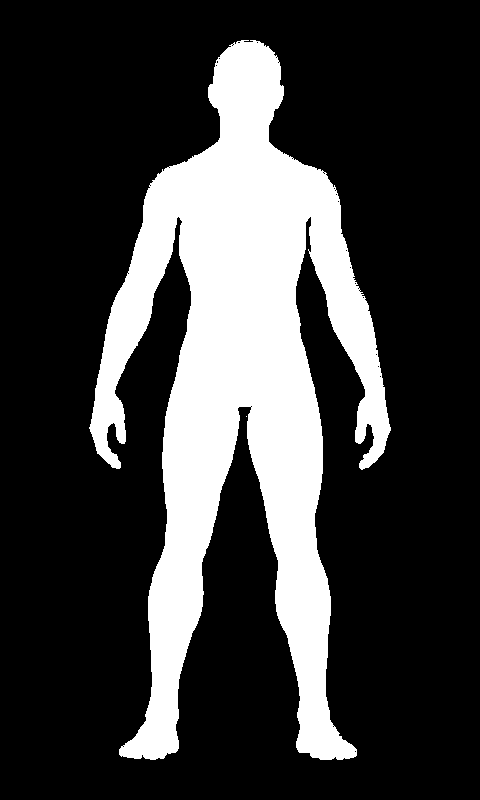
#> input picture Design/GreenBody/calibration/multiview-reference-v3/references/front/reference_mask.png, 480 x 800 px, found by its file name
$ python audit_reference_consistency.py
#> lines starting #> are read from the running program, lines starting #| are printed output that depends on the picture; after the words box and inside, x2 and y2 are one past the last pixel; in counts of white or black regions, pixels touching at a corner belong together
#> in load, `def load(path): return np.array(Image.open(path).convert('L'))>127`: returned value: shape (800, 480) bool; 23.8% white; 2 white regions (1 under 20 px), largest, box (x1, y1, x2, y2) and area: (89, 40, 391, 760) 91353
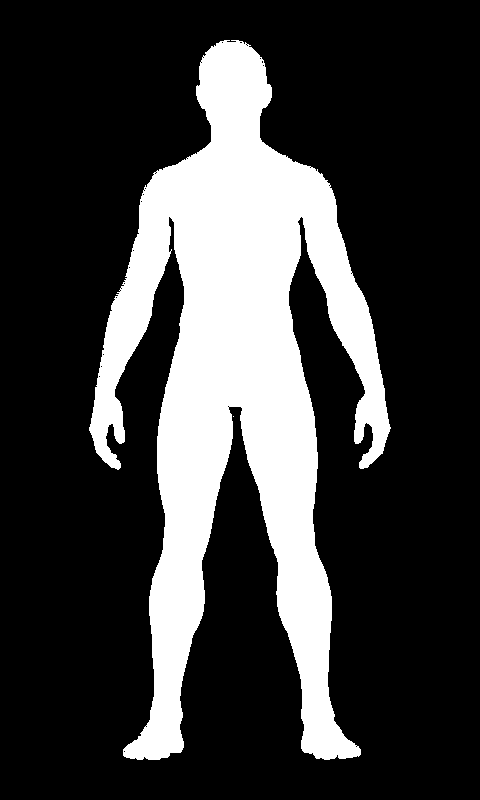
#> input picture Design/GreenBody/calibration/multiview-reference-v3/references/back/reference_mask.png, 480 x 800 px, found by its file name
"""Read-only front/back feasibility audit for the locked orthographic protocol.

Any one opaque mesh in one pose has mirrored front/back silhouettes. The
Jaccard distance triangle inequality bounds simultaneous reference agreement.
No reference, score formula, camera, or candidate image is modified.
"""
import hashlib
import json
from pathlib import Path
import numpy as np
from PIL import Image

ROOT=Path(__file__).resolve().parent


def iou(a,b):
    return float(np.logical_and(a,b).sum()/np.logical_or(a,b).sum())


def score_ceiling(reference_iou, candidate_mirror_distance=0, iou_weight=30):
    # d(Rf,Rb) <= d(Rf,Cf)+d(Cf,Cb)+d(Cb,Rb).
    return min(100,100-iou_weight*.5*(1-reference_iou-candidate_mirror_distance))


def shifted(mask,dx,dy):
#> called with dx = -12, dy = -6
    result=np.zeros_like(mask)
    h,w=mask.shape
#> h = 800; w = 480
    x0,x1=max(0,dx),min(w,w+dx)
#> x0 = 0; x1 = 468
    y0,y1=max(0,dy),min(h,h+dy)
#> y0 = 0; y1 = 794
    result[y0:y1,x0:x1]=mask[y0-dy:y1-dy,x0-dx:x1-dx]
#> result: shape (800, 480) bool; 23.8% white; 2 white regions (1 under 20 px), largest, box (x1, y1, x2, y2) and area: (77, 34, 379, 754) 91353
    return result


def load(path): return np.array(Image.open(path).convert('L'))>127


def digest(path): return hashlib.sha256(path.read_bytes()).hexdigest()


def main():
    out=ROOT/'reference-consistency-audit.json'
    if out.exists(): raise ValueError('Refusing to overwrite audit')
    front=ROOT/'multiview/references/front/reference_mask.png'
    back=ROOT/'multiview/references/back/reference_mask.png'
    a,b=load(front),np.fliplr(load(back))
    scores=[(iou(a,shifted(b,dx,dy)),dx,dy) for dx in range(-12,13) for dy in range(-6,7)]
#> in shifted (call 2), `result=np.zeros_like(mask)`: result: shape (800, 480) bool; every value is 0
#> in shifted (call 2), `result[y0:y1,x0:x1]=mask[y0-dy:y1-dy,x0-dx:x1-dx]`: result: shape (800, 480) bool; 23.8% white; 2 white regions (1 under 20 px), largest, box (x1, y1, x2, y2) and area: (77, 35, 379, 755) 91353
#> in shifted (call 3), `result[y0:y1,x0:x1]=mask[y0-dy:y1-dy,x0-dx:x1-dx]`: result: shape (800, 480) bool; 23.8% white; 2 white regions (1 under 20 px), largest, box (x1, y1, x2, y2) and area: (77, 36, 379, 756) 91353
#> in shifted (call 4), `result[y0:y1,x0:x1]=mask[y0-dy:y1-dy,x0-dx:x1-dx]`: result: shape (800, 480) bool; 23.8% white; 2 white regions (1 under 20 px), largest, box (x1, y1, x2, y2) and area: (77, 37, 379, 757) 91353
#> in shifted (call 5), `result[y0:y1,x0:x1]=mask[y0-dy:y1-dy,x0-dx:x1-dx]`: result: shape (800, 480) bool; 23.8% white; 2 white regions (1 under 20 px), largest, box (x1, y1, x2, y2) and area: (77, 38, 379, 758) 91353
#> in shifted (call 6), `result[y0:y1,x0:x1]=mask[y0-dy:y1-dy,x0-dx:x1-dx]`: result: shape (800, 480) bool; 23.8% white; 2 white regions (1 under 20 px), largest, box (x1, y1, x2, y2) and area: (77, 39, 379, 759) 91353
#> in shifted (call 7), `result[y0:y1,x0:x1]=mask[y0-dy:y1-dy,x0-dx:x1-dx]`: result: shape (800, 480) bool; 23.8% white; 2 white regions (1 under 20 px), largest, box (x1, y1, x2, y2) and area: (77, 40, 379, 760) 91353
#> in shifted (call 8), `result[y0:y1,x0:x1]=mask[y0-dy:y1-dy,x0-dx:x1-dx]`: result: shape (800, 480) bool; 23.8% white; 2 white regions (1 under 20 px), largest, box (x1, y1, x2, y2) and area: (77, 41, 379, 761) 91353
#> in shifted (call 9), `result[y0:y1,x0:x1]=mask[y0-dy:y1-dy,x0-dx:x1-dx]`: result: shape (800, 480) bool; 23.8% white; 2 white regions (1 under 20 px), largest, box (x1, y1, x2, y2) and area: (77, 42, 379, 762) 91353
#> in shifted (call 10), `result[y0:y1,x0:x1]=mask[y0-dy:y1-dy,x0-dx:x1-dx]`: result: shape (800, 480) bool; 23.8% white; 2 white regions (1 under 20 px), largest, box (x1, y1, x2, y2) and area: (77, 43, 379, 763) 91353
#> in shifted (call 11), `result[y0:y1,x0:x1]=mask[y0-dy:y1-dy,x0-dx:x1-dx]`: result: shape (800, 480) bool; 23.8% white; 2 white regions (1 under 20 px), largest, box (x1, y1, x2, y2) and area: (77, 44, 379, 764) 91353
#> in shifted (call 12), `result[y0:y1,x0:x1]=mask[y0-dy:y1-dy,x0-dx:x1-dx]`: result: shape (800, 480) bool; 23.8% white; 2 white regions (1 under 20 px), largest, box (x1, y1, x2, y2) and area: (77, 45, 379, 765) 91353
#> in shifted (call 13), `result[y0:y1,x0:x1]=mask[y0-dy:y1-dy,x0-dx:x1-dx]`: result: shape (800, 480) bool; 23.8% white; 2 white regions (1 under 20 px), largest, box (x1, y1, x2, y2) and area: (77, 46, 379, 766) 91353
#> in shifted (call 14), `result[y0:y1,x0:x1]=mask[y0-dy:y1-dy,x0-dx:x1-dx]`: result: shape (800, 480) bool; 23.8% white; 2 white regions (1 under 20 px), largest, box (x1, y1, x2, y2) and area: (78, 34, 380, 754) 91353
#> in shifted (call 15), `result[y0:y1,x0:x1]=mask[y0-dy:y1-dy,x0-dx:x1-dx]`: result: shape (800, 480) bool; 23.8% white; 2 white regions (1 under 20 px), largest, box (x1, y1, x2, y2) and area: (78, 35, 380, 755) 91353
#> in shifted (call 16), `result[y0:y1,x0:x1]=mask[y0-dy:y1-dy,x0-dx:x1-dx]`: result: shape (800, 480) bool; 23.8% white; 2 white regions (1 under 20 px), largest, box (x1, y1, x2, y2) and area: (78, 36, 380, 756) 91353
#> in shifted (call 17), `result[y0:y1,x0:x1]=mask[y0-dy:y1-dy,x0-dx:x1-dx]`: result: shape (800, 480) bool; 23.8% white; 2 white regions (1 under 20 px), largest, box (x1, y1, x2, y2) and area: (78, 37, 380, 757) 91353
#> in shifted (call 18), `result[y0:y1,x0:x1]=mask[y0-dy:y1-dy,x0-dx:x1-dx]`: result: shape (800, 480) bool; 23.8% white; 2 white regions (1 under 20 px), largest, box (x1, y1, x2, y2) and area: (78, 38, 380, 758) 91353
#> in shifted (call 19), `result[y0:y1,x0:x1]=mask[y0-dy:y1-dy,x0-dx:x1-dx]`: result: shape (800, 480) bool; 23.8% white; 2 white regions (1 under 20 px), largest, box (x1, y1, x2, y2) and area: (78, 39, 380, 759) 91353
#> in shifted (call 20), `result[y0:y1,x0:x1]=mask[y0-dy:y1-dy,x0-dx:x1-dx]`: result: shape (800, 480) bool; 23.8% white; 2 white regions (1 under 20 px), largest, box (x1, y1, x2, y2) and area: (78, 40, 380, 760) 91353
#> in shifted (call 21), `result[y0:y1,x0:x1]=mask[y0-dy:y1-dy,x0-dx:x1-dx]`: result: shape (800, 480) bool; 23.8% white; 2 white regions (1 under 20 px), largest, box (x1, y1, x2, y2) and area: (78, 41, 380, 761) 91353
#> in shifted (call 22), `result[y0:y1,x0:x1]=mask[y0-dy:y1-dy,x0-dx:x1-dx]`: result: shape (800, 480) bool; 23.8% white; 2 white regions (1 under 20 px), largest, box (x1, y1, x2, y2) and area: (78, 42, 380, 762) 91353
#> in shifted (call 23), `result[y0:y1,x0:x1]=mask[y0-dy:y1-dy,x0-dx:x1-dx]`: result: shape (800, 480) bool; 23.8% white; 2 white regions (1 under 20 px), largest, box (x1, y1, x2, y2) and area: (78, 43, 380, 763) 91353
#> in shifted (call 24), `result[y0:y1,x0:x1]=mask[y0-dy:y1-dy,x0-dx:x1-dx]`: result: shape (800, 480) bool; 23.8% white; 2 white regions (1 under 20 px), largest, box (x1, y1, x2, y2) and area: (78, 44, 380, 764) 91353
#> in shifted (call 25), `result[y0:y1,x0:x1]=mask[y0-dy:y1-dy,x0-dx:x1-dx]`: result: shape (800, 480) bool; 23.8% white; 2 white regions (1 under 20 px), largest, box (x1, y1, x2, y2) and area: (78, 45, 380, 765) 91353
#> in shifted (call 26), `result[y0:y1,x0:x1]=mask[y0-dy:y1-dy,x0-dx:x1-dx]`: result: shape (800, 480) bool; 23.8% white; 2 white regions (1 under 20 px), largest, box (x1, y1, x2, y2) and area: (78, 46, 380, 766) 91353
#> in shifted (call 27), `result[y0:y1,x0:x1]=mask[y0-dy:y1-dy,x0-dx:x1-dx]`: result: shape (800, 480) bool; 23.8% white; 2 white regions (1 under 20 px), largest, box (x1, y1, x2, y2) and area: (79, 34, 381, 754) 91353
#> in shifted (call 28), `result[y0:y1,x0:x1]=mask[y0-dy:y1-dy,x0-dx:x1-dx]`: result: shape (800, 480) bool; 23.8% white; 2 white regions (1 under 20 px), largest, box (x1, y1, x2, y2) and area: (79, 35, 381, 755) 91353
#> in shifted (call 29), `result[y0:y1,x0:x1]=mask[y0-dy:y1-dy,x0-dx:x1-dx]`: result: shape (800, 480) bool; 23.8% white; 2 white regions (1 under 20 px), largest, box (x1, y1, x2, y2) and area: (79, 36, 381, 756) 91353
#> in shifted (call 30), `result[y0:y1,x0:x1]=mask[y0-dy:y1-dy,x0-dx:x1-dx]`: result: shape (800, 480) bool; 23.8% white; 2 white regions (1 under 20 px), largest, box (x1, y1, x2, y2) and area: (79, 37, 381, 757) 91353
#> in shifted (call 31), `result[y0:y1,x0:x1]=mask[y0-dy:y1-dy,x0-dx:x1-dx]`: result: shape (800, 480) bool; 23.8% white; 2 white regions (1 under 20 px), largest, box (x1, y1, x2, y2) and area: (79, 38, 381, 758) 91353
#> in shifted (call 32), `result[y0:y1,x0:x1]=mask[y0-dy:y1-dy,x0-dx:x1-dx]`: result: shape (800, 480) bool; 23.8% white; 2 white regions (1 under 20 px), largest, box (x1, y1, x2, y2) and area: (79, 39, 381, 759) 91353
#> in shifted (call 33), `result[y0:y1,x0:x1]=mask[y0-dy:y1-dy,x0-dx:x1-dx]`: result: shape (800, 480) bool; 23.8% white; 2 white regions (1 under 20 px), largest, box (x1, y1, x2, y2) and area: (79, 40, 381, 760) 91353
#> in shifted (call 34), `result[y0:y1,x0:x1]=mask[y0-dy:y1-dy,x0-dx:x1-dx]`: result: shape (800, 480) bool; 23.8% white; 2 white regions (1 under 20 px), largest, box (x1, y1, x2, y2) and area: (79, 41, 381, 761) 91353
#> in shifted (call 35), `result[y0:y1,x0:x1]=mask[y0-dy:y1-dy,x0-dx:x1-dx]`:
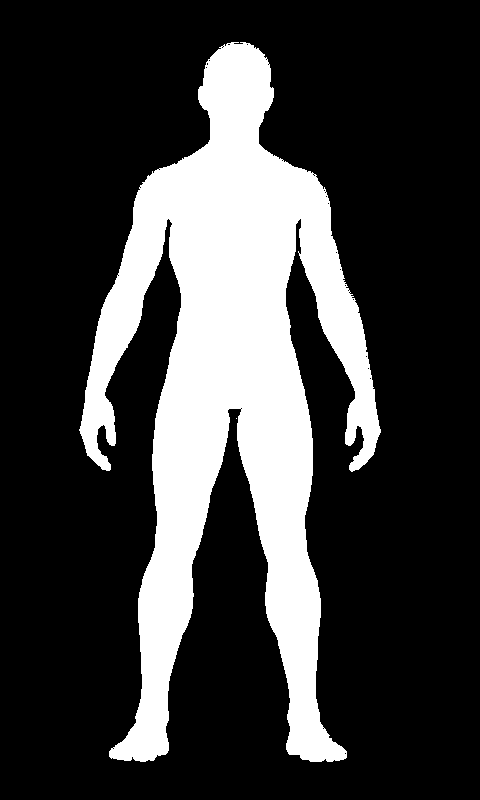
#> result: shape (800, 480) bool; 23.8% white; 2 white regions (1 under 20 px), largest, box (x1, y1, x2, y2) and area: (79, 42, 381, 762) 91353
#> in shifted (call 36), `result[y0:y1,x0:x1]=mask[y0-dy:y1-dy,x0-dx:x1-dx]`:
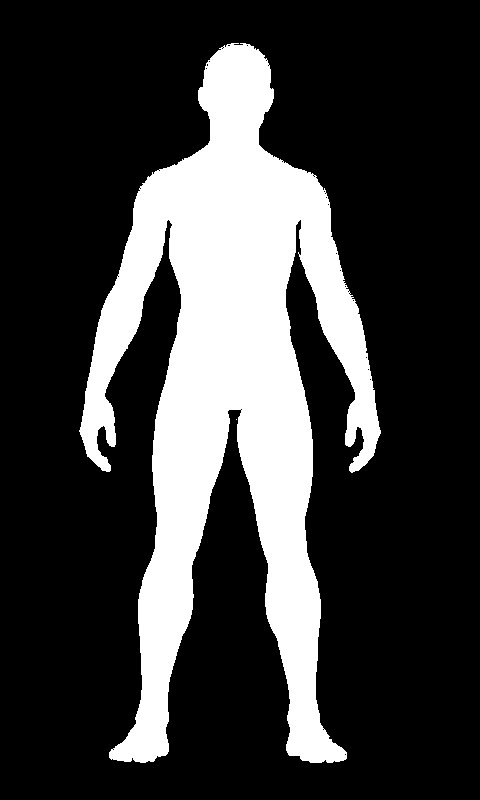
#> result: shape (800, 480) bool; 23.8% white; 2 white regions (1 under 20 px), largest, box (x1, y1, x2, y2) and area: (79, 43, 381, 763) 91353
#> in shifted (call 37), `result[y0:y1,x0:x1]=mask[y0-dy:y1-dy,x0-dx:x1-dx]`:
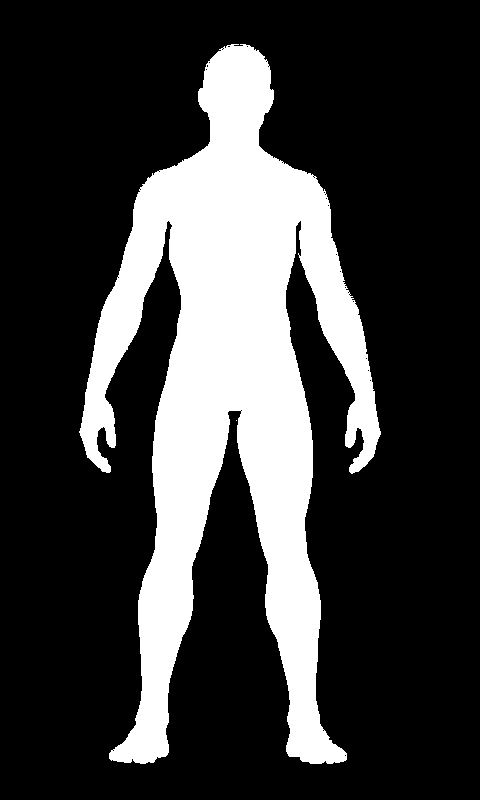
#> result: shape (800, 480) bool; 23.8% white; 2 white regions (1 under 20 px), largest, box (x1, y1, x2, y2) and area: (79, 44, 381, 764) 91353
#> in shifted (call 38), `result[y0:y1,x0:x1]=mask[y0-dy:y1-dy,x0-dx:x1-dx]`:
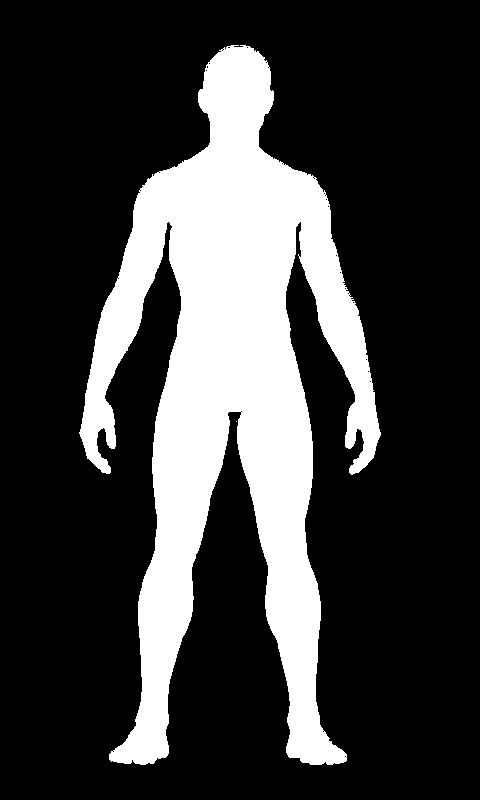
#> result: shape (800, 480) bool; 23.8% white; 2 white regions (1 under 20 px), largest, box (x1, y1, x2, y2) and area: (79, 45, 381, 765) 91353
#> in shifted (call 39), `result[y0:y1,x0:x1]=mask[y0-dy:y1-dy,x0-dx:x1-dx]`:
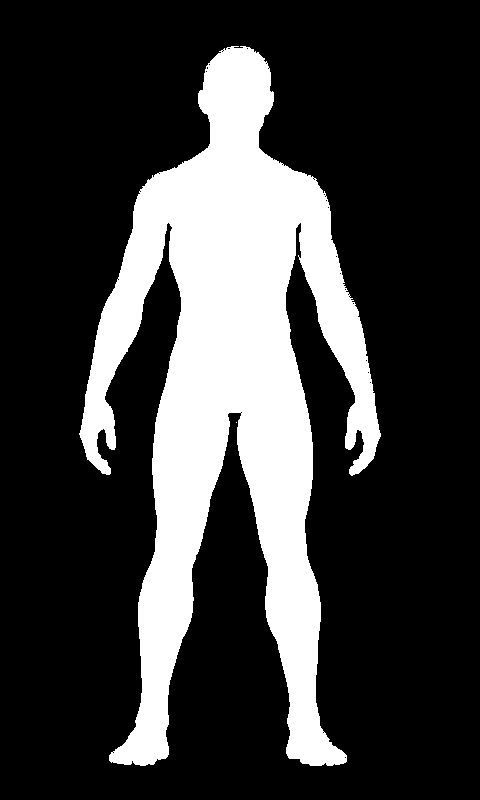
#> result: shape (800, 480) bool; 23.8% white; 2 white regions (1 under 20 px), largest, box (x1, y1, x2, y2) and area: (79, 46, 381, 766) 91353
#> in shifted (call 40), `result[y0:y1,x0:x1]=mask[y0-dy:y1-dy,x0-dx:x1-dx]`:
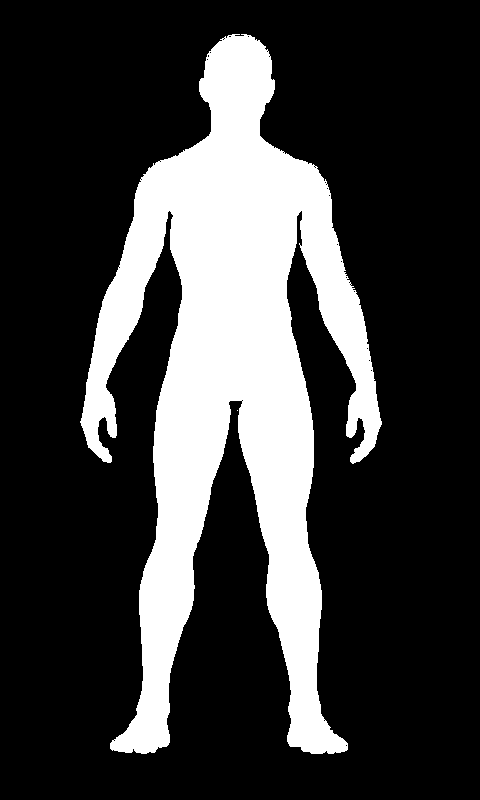
#> result: shape (800, 480) bool; 23.8% white; 2 white regions (1 under 20 px), largest, box (x1, y1, x2, y2) and area: (80, 34, 382, 754) 91353
#> scores = 325 items, first 6: (0.66, -12, -6), (0.661, -12, -5), (0.662, -12, -4), (0.663, -12, -3), (0.664, -12, -2), (0.665, -12, -1)
    best,dx,dy=max(scores)
#> best = 1; dx = 0; dy = 0
    candidate_runs=ROOT/'multiview-pose-v2/runs'
#> (the run stopped early here; a loop or call above may not have finished)
